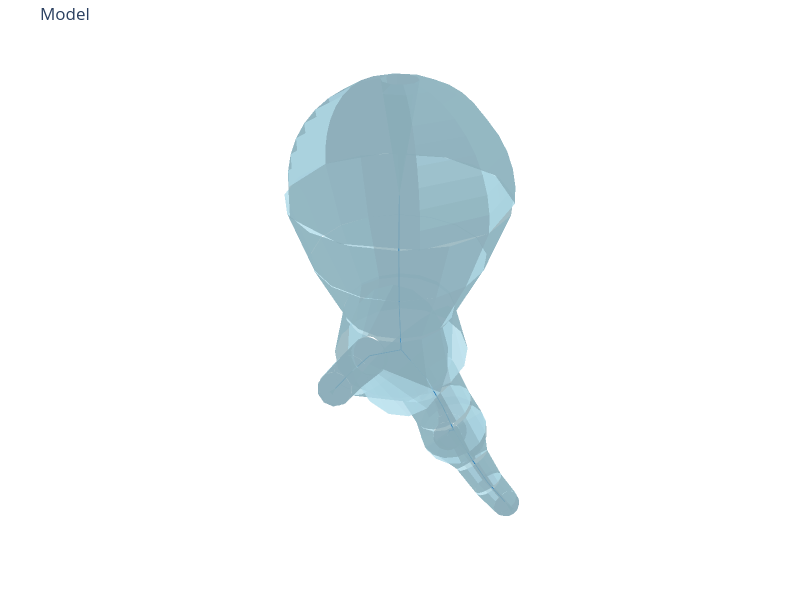

The notebook cell saved with this chart:
### Markdown cell above
## Visualize morphology

### Code cell
model = SWCModel.from_swc_file(str(swc_path))
model.print_attributes(node_info=False, edge_info=False)

fig = plot_model(
    swc_model=model,
    slider=False,
    title="",
    width=800,
    height=600,
    show_axes=False,
    plot_endcaps=True,
)
fig.show()

### Figure 1 — Plotly figure (JSON) as saved in the notebook; plotly's stock layout.template omitted (floating-point values rounded to 4 significant figures; data arrays with more than 128 entries replaced by an {"elided": "..."} marker saying what was removed)
{"data": [{"color": "lightblue", "flatshading": true, "i": {"elided": "448 int values"}, "j": {"elided": "448 int values"}, "k": {"elided": "448 int values"}, "name": "frusta", "opacity": 0.8, "type": "mesh3d", "x": {"elided": "448 float values"}, "y": {"elided": "448 float values"}, "z": {"elided": "448 float values"}}, {"color": "lightblue", "flatshading": true, "i": {"elided": "760 int values"}, "j": {"elided": "760 int values"}, "k": {"elided": "760 int values"}, "name": "endcaps", "opacity": 0.8, "type": "mesh3d", "x": {"elided": "404 float values"}, "y": {"elided": "404 float values"}, "z": {"elided": "404 float values"}}, {"line": {"color": "#1f77b4", "width": 2}, "mode": "lines", "name": "centroid", "type": "scatter3d", "x": [-0.4793, -0.3861, null, -0.3861, -0.3507, null, -0.3507, -0.373, null, -0.373, -0.5805, null, -0.373, -0.2483, null, -0.5805, -0.7728, null, -0.2483, -0.1378, null, -0.1378, -0.03975, null, -0.03975, 0.004462, null, -0.03975, 0.007686, null, 0.004462, 0.004885, null, 0.004885, -0.00105, null, 0.007686, 0.005786, null, 0.005786, 0.01294, null], "y": [1.116, 0.9352, null, 0.9352, 0.7273, null, 0.7273, 0.4397, null, 0.4397, 0.2162, null, 0.4397, 0.377, null, 0.2162, 0.031, null, 0.377, 0.2475, null, 0.2475, -0.01515, null, -0.01515, 0.002645, null, -0.01515, -0.4305, null, 0.002645, -0.000381, null, -0.000381, -0.001032, null, -0.4305, -0.7446, null, -0.7446, -1.04, null], "z": [-3.336, -3.105, null, -3.105, -2.882, null, -2.882, -2.667, null, -2.667, -2.978, null, -2.667, -2.295, null, -2.978, -3.328, null, -2.295, -1.939, null, -1.939, -1.661, null, -1.661, -1.11, null, -1.661, -1.942, null, -1.11, -0.5533, null, -0.5533, 0.003194, null, -1.942, -2.346, null, -2.346, -2.765, null]}], "layout": {"height": 600, "margin": {"b": 0, "l": 0, "r": 0, "t": 40}, "scene": {"aspectmode": "data", "xaxis": {"visible": false}, "yaxis": {"visible": false}, "zaxis": {"visible": false}}, "showlegend": false, "title": {"text": "Model"}, "width": 800}}
